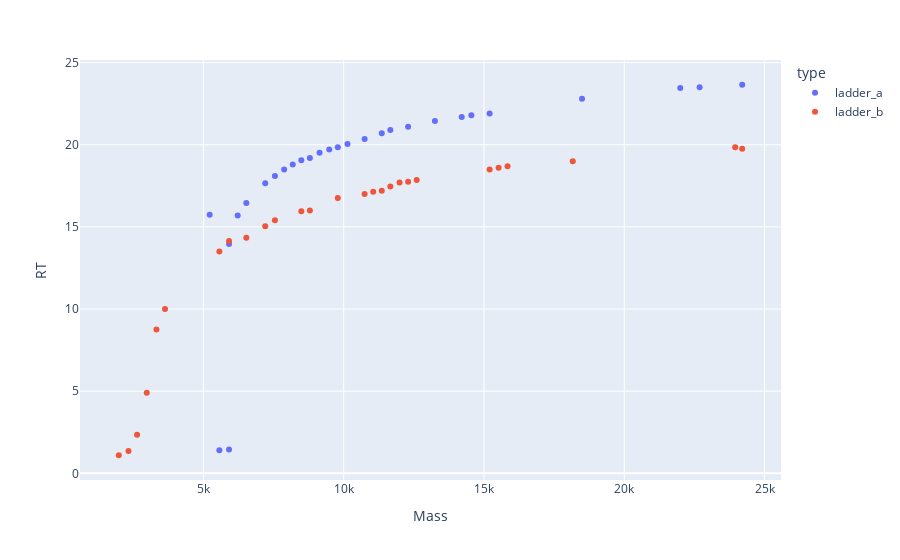

Notebook cell for this chart:
### Code cell
dfm_a = match_dfs(df_204_5p, dfa_ad_alkb)
dfm_b = match_dfs(df_204_5p, dfb_ad_alkb)
plotly_zones(dfm_a, dfm_b)

# split_mass = 6857
# dfm_merge_189_5p = pd.concat([dfm_a[dfm_a.Mass>split_mass], dfm_b[dfm_b.Mass<split_mass]])
# plotly_zone(dfm_merge_189_5p)

# split_mass = 6707
# dfm_merge_189_3p = pd.concat([dfm_a[dfm_a.Mass>split_mass], dfm_b[dfm_b.Mass<split_mass]])
# plotly_zone(dfm_merge_189_3p)

# split_mass = 7347 
# dfm_merge_204_3p = pd.concat([dfm_a[dfm_a.Mass>split_mass], dfm_b[dfm_b.Mass<split_mass]])
# plotly_zone(dfm_merge_204_3p)

split_mass = 5568
dfm_merge_204_5p = pd.concat([dfm_a[dfm_a.Mass>split_mass], dfm_b[dfm_b.Mass<split_mass]])
plotly_zone(dfm_merge_204_5p)

# split_mass = 7347 #18015
# dfm_merge_218_3p = pd.concat([dfm_a[dfm_a.Mass>split_mass], dfm_b[dfm_b.Mass<split_mass]])
# plotly_zone(dfm_merge_218_3p)

# split_mass = 12960#20036
# dfm_merge_218_5p = pd.concat([dfm_a[dfm_a.Mass>split_mass], dfm_b[dfm_b.Mass<split_mass]])
# plotly_zone(dfm_merge_218_5p)

# split_mass = 10030
# dfm_merge_232_3p = pd.concat([dfm_a[dfm_a.Mass>split_mass], dfm_b[dfm_b.Mass<split_mass]])
# plotly_zone(dfm_merge_232_3p)

# split_mass = 15536
# dfm_merge_232_5p = pd.concat([dfm_a[dfm_a.Mass>split_mass], dfm_b[dfm_b.Mass<split_mass]])
# plotly_zone(dfm_merge_232_5p)

# split_mass = 6850
# dfm_merge_217_5p = pd.concat([dfm_a[dfm_a.Mass>split_mass], dfm_b[dfm_b.Mass<split_mass]])
# plotly_zone(dfm_merge_217_5p)

# split_mass = 6850
# dfm_merge_203_5p = pd.concat([dfm_a[dfm_a.Mass>split_mass], dfm_b[dfm_b.Mass<split_mass]])
# plotly_zone(dfm_merge_203_5p)

# split_mass = 7360
# dfm_merge_217_3p = pd.concat([dfm_a[dfm_a.Mass>split_mass], dfm_b[dfm_b.Mass<split_mass]])
# plotly_zone(dfm_merge_217_3p)

# split_mass = 7347
# dfm_merge_203_3p = pd.concat([dfm_a[dfm_a.Mass>split_mass], dfm_b[dfm_b.Mass<split_mass]])
# plotly_zone(dfm_merge_203_3p)

### Figure 1 — Plotly figure (JSON) as saved in the notebook; plotly's stock layout.template omitted (floating-point values rounded to 4 significant figures)
{"data": [{"hovertemplate": "type=ladder_a<br>Mass=%{x}<br>RT=%{y}<extra></extra>", "legendgroup": "ladder_a", "marker": {"color": "#636efa", "symbol": "circle"}, "mode": "markers", "name": "ladder_a", "orientation": "v", "showlegend": true, "type": "scatter", "x": [24200.0, 22690.0, 22000.0, 18490.0, 15200.0, 14550.0, 14210.0, 13250.0, 12300.0, 11660.0, 11360.0, 10750.0, 10140.0, 9790.0, 9485.0, 9140.0, 8795.0, 8490.0, 8184.0, 7878.0, 7549.0, 7204.0, 6530.0, 6222.0, 5914.0, 5914.0, 5569.0, 5224.0], "xaxis": "x", "y": [23.65, 23.5, 23.45, 22.8, 21.9, 21.8, 21.69, 21.44, 21.1, 20.9, 20.7, 20.35, 20.05, 19.85, 19.7, 19.51, 19.2, 19.05, 18.79, 18.5, 18.1, 17.65, 16.45, 15.7, 13.96, 1.452, 1.404, 15.75], "yaxis": "y"}, {"hovertemplate": "type=ladder_b<br>Mass=%{x}<br>RT=%{y}<extra></extra>", "legendgroup": "ladder_b", "marker": {"color": "#EF553B", "symbol": "circle"}, "mode": "markers", "name": "ladder_b", "orientation": "v", "showlegend": true, "type": "scatter", "x": [2635.0, 2329.0, 3631.0, 2980.0, 3325.0, 7549.0, 1984.0, 5569.0, 11660.0, 12600.0, 24200.0, 12300.0, 15520.0, 9790.0, 11050.0, 8490.0, 8795.0, 5914.0, 15840.0, 11990.0, 15200.0, 10750.0, 7204.0, 11360.0, 18170.0, 6530.0, 23960.0], "xaxis": "x", "y": [2.35, 1.353, 10.0, 4.899, 8.755, 15.41, 1.099, 13.5, 17.45, 17.85, 19.75, 17.75, 18.6, 16.75, 17.15, 15.95, 16.0, 14.15, 18.7, 17.7, 18.5, 17.0, 15.04, 17.2, 19.0, 14.35, 19.85], "yaxis": "y"}], "layout": {"legend": {"title": {"text": "type"}, "tracegroupgap": 0}, "margin": {"t": 60}, "xaxis": {"anchor": "y", "domain": [0, 1], "title": {"text": "Mass"}}, "yaxis": {"anchor": "x", "domain": [0, 1], "title": {"text": "RT"}}}}
